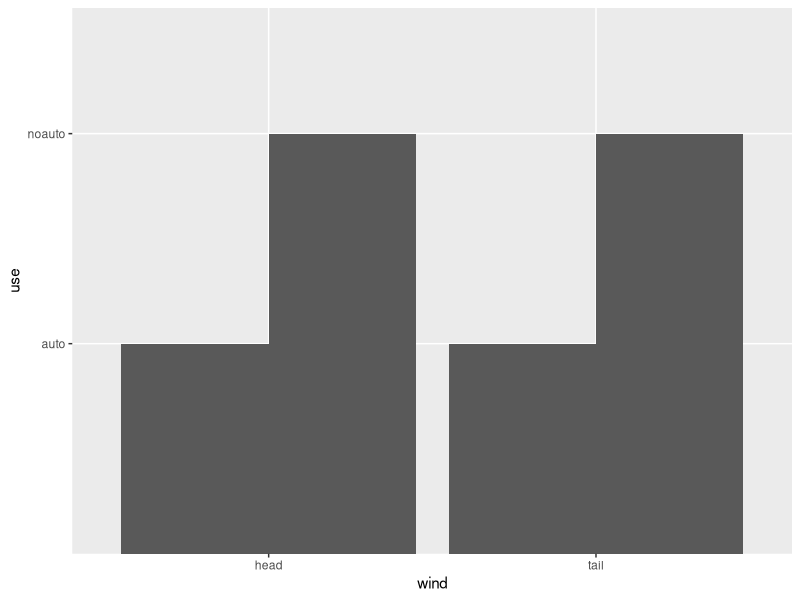
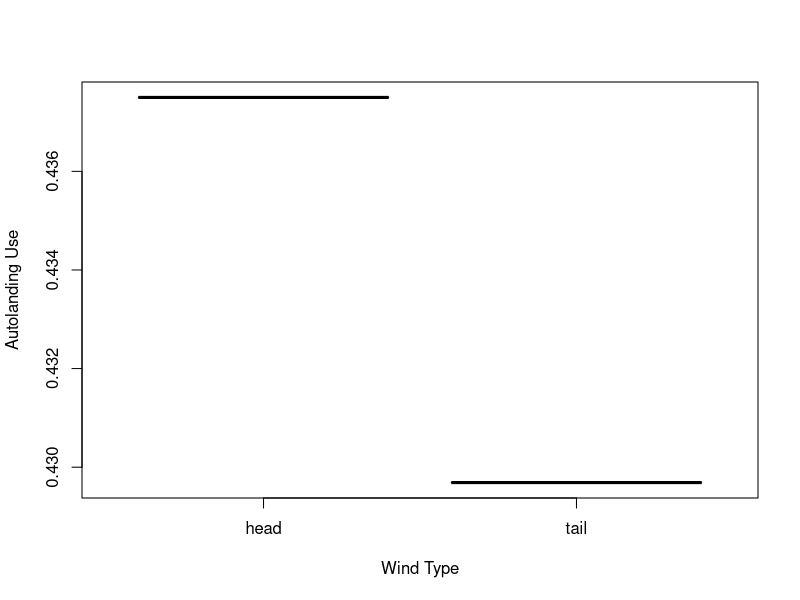

Reproduce these figures in R, in order.
# Coursera JHPH Data Science
# 007 - Regression Models
# Week 4 | Quiz
#
# Joe Nguyen | 10 Nov, 2015

# Change working directory
dirBase <- "/home/joe/Documents/01-coursera/01-data-science"
dirWorking <- "/07-regression"
setwd(file.path(dirBase, dirWorking))
rm(list = ls())


## Question 1
# Consider the space shuttle data ?shuttle in the MASS library. Consider modeling the use of the autolander as the outcome (variable name use). Fit a logistic regression model with autolander (variable auto) use (labeled as "auto" 1) versus not (0) as predicted by wind sign (variable wind). Give the estimated odds ratio for autolander use comparing head winds, labeled as "head" in the variable headwind (numerator) to tail winds (denominator).
require(MASS); data("shuttle")
head(shuttle,3)
tail(shuttle,4)
sapply(shuttle, class)

# Logistic regression
logRegUse <- glm(use ~ wind, family = "binomial", data = shuttle)

require(ggplot2)
g <- ggplot(shuttle, aes(x = wind, y = use)) +
    geom_bar(stat = "identity", position = position_dodge())
g

summary(logRegUse)

plot(shuttle$wind, logRegUse$fitted, xlab = "Wind Type", ylab = "Autolanding Use")

# Log of odds: call the logit g = logit(p) = log(p/(1-p))
# beta1 is log odds ratio -> exp(beta1) is odds ratio
OR <- exp(logRegUse$coeff[2]); OR
# Odds ratio is of using autolanding given change from head to tail wind.


